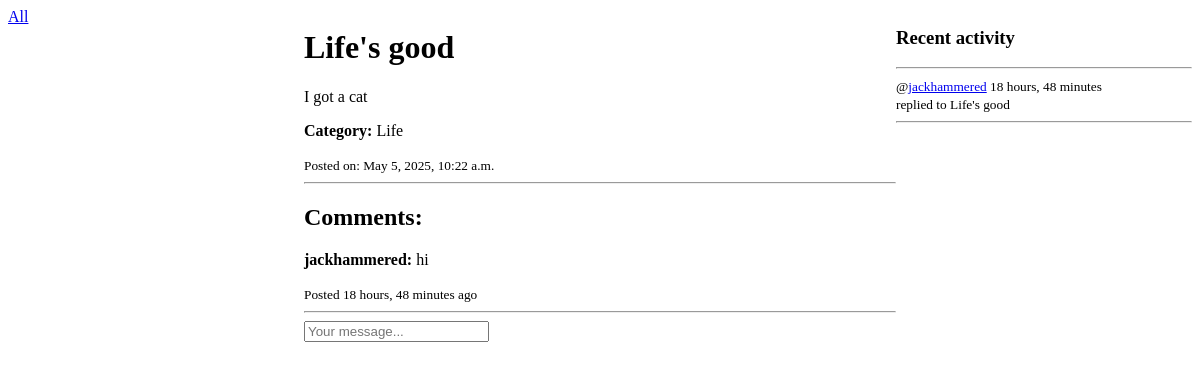
The page /thought/8/ on the database as committed earlier.
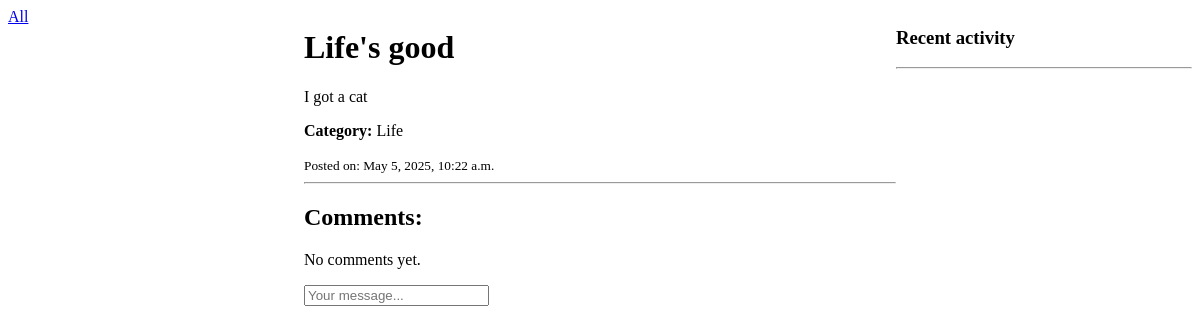
The same page on the database as committed later.
### post/models.py (models this page shows, shortened)
class Comment(models.Model):
    user = models.ForeignKey(User, on_delete=models.CASCADE)
    thoughts = models.ForeignKey(Thoughts, on_delete=models.CASCADE)
    time = models.DateTimeField(auto_now_add=True)
    content = models.TextField(max_length=200)

class Thoughts(models.Model):
    host = models.ForeignKey(User, on_delete=models.SET_NULL, null=True)
    title = models.CharField(max_length=100)
    description = models.TextField(max_length=300)
    created_at = models.DateTimeField(auto_now_add=True)
    category = models.ForeignKey(Category, on_delete=models.CASCADE)
    def __str__(self):
        return self.title

### post/views.py (the view, shortened to what this page needs)
# urls.py: path("thought/<int:id>/", views.single_thought, name="single"),
def single_thought(request,id):
    thought = Thoughts.objects.get(id=id)
    comments = thought.comment_set.all()
    return render(request, "post/single.html", {'thought':thought, 'comments':comments})

### post/templates/post/single.html (shortened to what this page needs)
<!DOCTYPE html>
<html>
<head>
</head>
<body>
 <div class="single-page">
    <div>
        {% include 'post/browse_component.html' %}
    </div>
    <div>
        <h1>{{ thought.title }}</h1>
        <p>{{ thought.description }}</p>
        <p><strong>Category:</strong> {{ thought.category.name }}</p>
        <small>Posted on: {{ thought.created_at }}</small>
        <hr>
        <h2>Comments:</h2>
        {% for comment in comments %}
            <div>
                <p><strong>{{ comment.user }}:</strong> {{ comment.content }}</p>
                <small>Posted {{ comment.time|timesince}} ago</small>
                <hr>
            </div>
        {% empty %}
            <p>No comments yet.</p>
        {% endfor %}
        <div>
            <form method="POST" action="">
                <input type="text" name="content" placeholder="Your message..." />
            </form>
        </div>
    </div>
    <div>
        {% include 'post/activity_component.html' %}
    </div>
</div>
</body>
</html>

### post/templates/post/activity_component.html (shortened to what this page needs)
<h3>Recent activity</h3>
<hr>
{% for comment in comments %}
<div>
    <small>@<a href="{% url 'profile' comment.user.id %}">{{comment.user}}</a> {{comment.time|timesince}}</small><br>
    <small>replied to {{comment.thoughts}}</small>
    <hr>
</div>
{% endfor %}

Rows that differ between the two databases and show on the page:
removed Comment: user "jackhammered", content "hi", time "18 hours, 48 minutes", thoughts "Life's good"
Other text that changed with them:
text now shown: "No comments yet."
